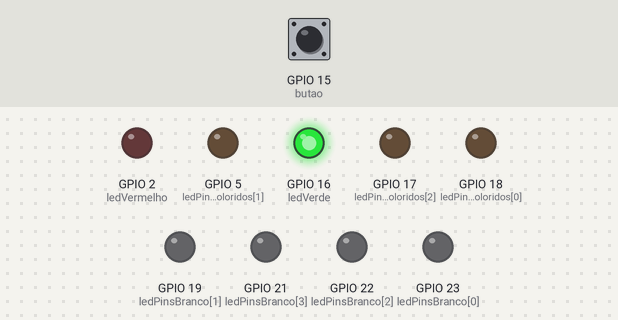
This sketch was run on a simulated ESP32. On the bench: output pins drawn as LEDs (lit = HIGH). Inputs (shaded band) come from the test bench; at power-on: GPIO 15 (butao) HIGH.

Above: at 6.7 s.
6.8 s: GPIO 15 (butao) pulled LOW for 0.15 s
At 11.1 s:
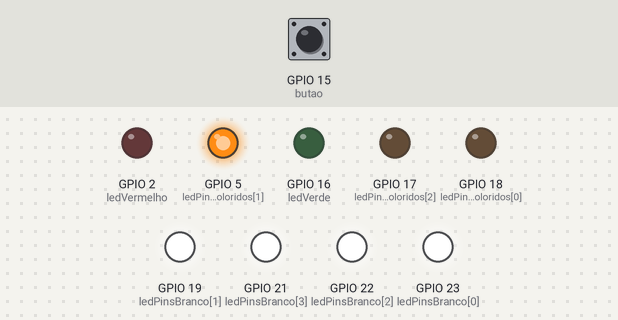
At 12.0 s:
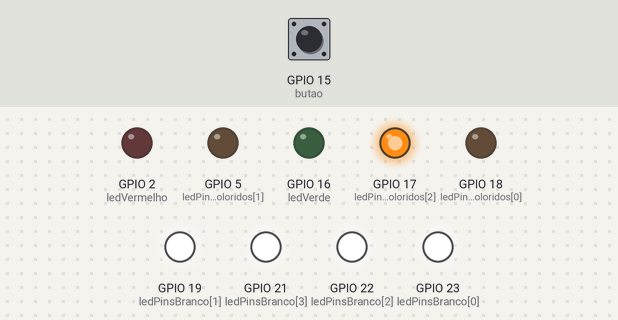
Timing chart, 0 to 14.8 s (numbered marks = the images above; inputs shaded):
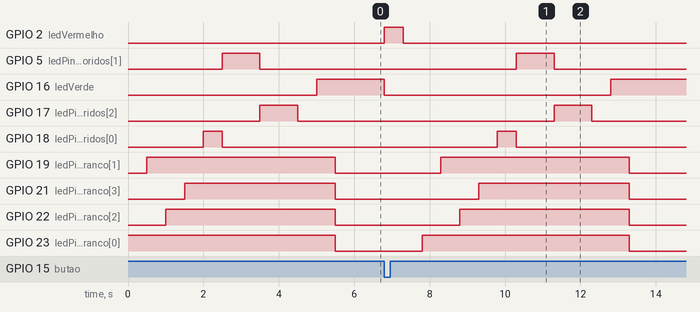

The sketch:

sketch.ino
```cpp
const int ledPinsBranco[] = {23, 19, 22, 21};
const int ledPinsColoridos[] = {18, 5, 17};
const int butao = 15;
const int ledVermelho = 2;
const int ledVerde = 16;
const int numLedsBranco = sizeof(ledPinsBranco) / sizeof(ledPinsBranco[0]);
const int numLedsColoridos = sizeof(ledPinsColoridos) / sizeof(ledPinsColoridos[0]);
const int espera = 500;

void semaforo() {
  for (int i = 0; i < numLedsBranco; i++) {
    digitalWrite(ledPinsBranco[i], HIGH);
    delay(espera);
  }

  for (int i = 0; i < numLedsColoridos; i++) {
    digitalWrite(ledPinsColoridos[i], HIGH);
    delay(espera);
    digitalWrite(ledPinsColoridos[i], LOW);
    digitalWrite(ledPinsColoridos[i+1], HIGH);
    delay(espera);
  }

  digitalWrite(ledVerde, HIGH);
  delay(espera);
  digitalWrite(ledPinsBranco[0], LOW);
  digitalWrite(ledPinsBranco[1], LOW);
  digitalWrite(ledPinsBranco[2], LOW);
  digitalWrite(ledPinsBranco[3], LOW);
}

void setup() {
  for (int i = 0; i < numLedsBranco; i++) {
    pinMode(ledPinsBranco[i], OUTPUT);
  }

  for (int i = 0; i < numLedsColoridos; i++) {
    pinMode(ledPinsColoridos[i], OUTPUT);
  }

  pinMode(ledVerde, OUTPUT);
  pinMode(ledVermelho, OUTPUT);
  pinMode(butao, INPUT_PULLUP);

  semaforo();
}

void loop() {
  if(digitalRead(butao) == LOW){
    digitalWrite(ledVerde, LOW);
    digitalWrite(ledVermelho, HIGH);
    delay(espera);
    digitalWrite(ledVermelho, LOW);
    delay(espera);
    semaforo();
  }

}
```

Measured:
- after the input at 6.8 s, GPIO 2 (ledVermelho): LOW → HIGH at once, → LOW 0.50 s later; GPIO 5 (ledPinsColoridos[1]): LOW → HIGH after 3.5 s, → LOW 1.0 s later
